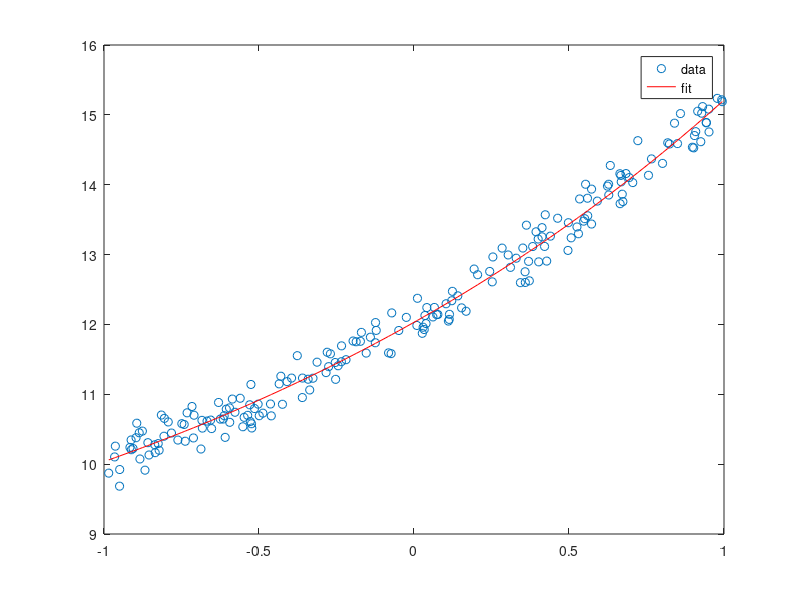

The MATLAB source for this figure: (Note: this script raises an error after producing the figure.)
function [] = test_unc_fminsearch()

% https://comp.soft-sys.matlab.narkive.com/g357ivOW/standard-errors-of-fminsearch-parameters
% John D'Errico17 years ago
% Permalink
% Post by Cecilia Persson
% does someone know how I can get the standard errors of the
% parameters found by fminsearch? (i.e. not the errors of
% each data value compared to the calculated one but the
% parameters fitted to my nonlinear data)

n = 200;
% n data points, in the interval [-1,1].
x = rand(n,1)*2-1;

% true parameters
ab0 = [2 .5 7.0];
ab0 = [5 .5 7.0];

% a function that predicts y, given x and the parameters
predfun = @(ab) ab(1)*exp(ab(2)*x) + ab(3);

% our data, to be used for estimation
NeDT = 0.10;
NeDT = 0.01;
NeDT = 0.20;
y = randn(size(x))*NeDT + predfun(ab0);

plot(x,y,'o'); title('Function to be fitted')

% the estimation step, using fminsearch
sumofsquares = @(ab) sum((y - predfun(ab)).^2);
abstart = [1 1 1];
abfinal = fminsearch(sumofsquares,abstart);

% degrees of freedom in the problem
dof = n - 2;
dof = n - 3;
dof = n - length(abstart);

% standard deviation of the residuals
sdr = sqrt(sum((y - predfun(abfinal)).^2)/dof);

yjunk = predfun(abfinal);
[Y,I] = sort(x);
plot(x,y,'o',x(I),yjunk(I),'r'); hl = legend('data','fit','location','best');

% jacobian matrix
J = jacobianest(predfun,abfinal);

% I'll be lazy here, and use inv. Please, no flames,
% if you want a better approach, look in my tips and
% tricks doc.
Sigma = sdr^2*inv(J'*J);

% Parameter standard errors
se = sqrt(diag(Sigma))';

% which suggest rough confidence intervalues around
% the parameters might be...
abupper = abfinal + 2*se;
ablower = abfinal - 2*se;

printarray([ab0; abfinal; se]','True value    RetrValue    Unc')

% I'll let you decide what the confidence level is, or if
% you would prefer to use a t-statistic for the above
% computation.
% 
% The output from the code above is...
% 
% 
% abfinal =
% 1.98856241997929 0.503604377341979
% 
% sdr =
% 0.102056089110678
% 
% se =
% 0.00786391742840254 0.0063796968802395
% 
% abupper =
% 2.00429025483609 0.516363771102458
% 
% ablower =
% 1.97283458512248 0.4908449835815
% 
% 
% You can find my optimization tips and tricks document at:
% 
%%%% http://www.mathworks.com/matlabcentral/fileexchange/loadFile.doobjectId=8553&objectType=FILE
% < https://www.mathworks.com/matlabcentral/fileexchange/8553-optimization-tips-and-tricks > downloaded into TIPS
% 
% (Beware, the newsreader tends to wrap these URLs. Paste
% in BOTH lines!)
% 
% You can find jacobianest here:
% 
% http://www.mathworks.com/matlabcentral/fileexchange/loadFile.do?
% objectId=13490&objectType=FILE#
% 
% CAVEATS:
% The computations above assume many things about
% your problem. These assumptions include a normal
% (Gaussian) iid error structure, that the optimizaton
% has converged to a minimizer of the error surface,
% no lack of fit in the model, and probably a few other
% things I've forgotten to list here.
% 
% HTH,
% John D'Errico
